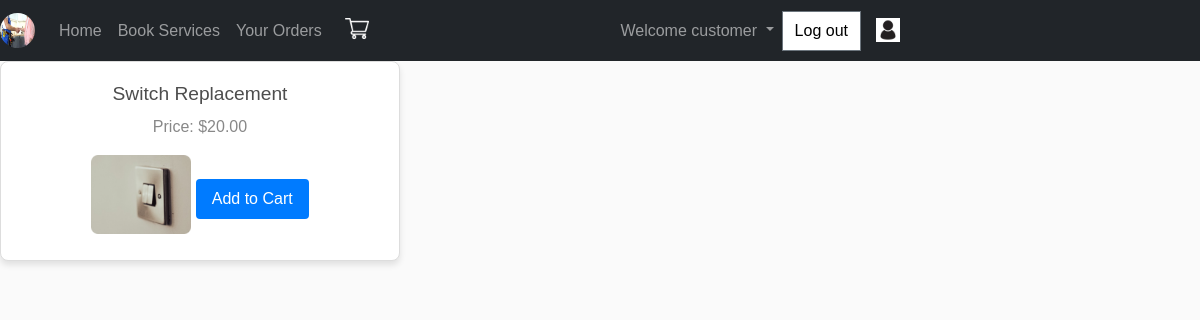
Page /eleservices/ (signed in) on the committed database.
### SMSApp/models.py (models this page shows, shortened)
class Product(models.Model):
    category = [
        ('0', 'Eletric Service'),
        ('1', 'AC Service'),
        ('2','None'),
        ('3','Carpentering'),
    ]
    name = models.CharField(max_length=200)
    price = models.DecimalField(max_digits=5, decimal_places=2)
    digital = models.BooleanField(default=False, null=True, blank=True)
    image = models.ImageField(upload_to='static/images/',null=True, blank=True)
    category_type = models.CharField(choices=category, default="2", max_length=25)
    @property
    def imageURL(self):
        try:
            url = self.image.url
        except:
            url=''
        return url

### SMSApp/views.py (the view)
# urls.py: path('eleservices/',views.eletrical_service,name="ele"),
def eletrical_service(request):
    product = Product.objects.filter(category_type="0")
    return render(request,'html/eletricalservice.html',{'product':product})

### templates/html/eletricalservice.html (shortened to what this page needs)
{% extends 'html/base.html' %}
{% load static %}
{% block content %}
<div class="col">
   {% for product in product %}
   <div class="product">
       <h2>{{ product.name }}</h2>
       <p>Price: ${{ product.price }}</p>
       <img src="{{ product.imageURL }}" alt="{{ product.name }}" width="100">
       <a href="{% url 'add_to_cart' product.pk %}">Add to Cart</a>
   </div>
{% endfor %}
</div>
{% endblock %}

### templates/html/base.html (style rules this page uses)
* { margin: 0; padding: 0; font-family: sans-serif; scroll-behavior: smooth; }
body { background-color: hsl(0, 0%, 98%); }
h1,h2,h3,h4,h5,h6 { color:hsl(0, 0%, 30%); }
.product { border-radius: 0 0 4px 4px; }

### templates/html/eletricalservice.html (style rules this page uses)
.col { display: flex; flex-wrap: wrap; gap: 20px; justify-content: space-between; }
.product { width: 400px; height: 200px; border: 1px solid #ddd; border-radius: 8px; padding: 20px; box-shadow: 0 4px 6px rgba(0, 0, 0, 0.1); background-color: #fff; text-align: center; }
.product h2 { font-size: 1.2rem; margin-bottom: 10px; }
.product p { font-size: 1rem; color: #888; }
.product img { max-width: 100%; max-height: 60%; object-fit: cover; margin-bottom: 10px; }
.product a { display: inline-block; background-color: #007bff; color: #fff; padding: 8px 16px; border-radius: 4px; text-decoration: none; transition: background-color 0.3s ease; }

### rows in the picture
Product: name "Switch Replacement", price "20.00", imageURL (picture)
